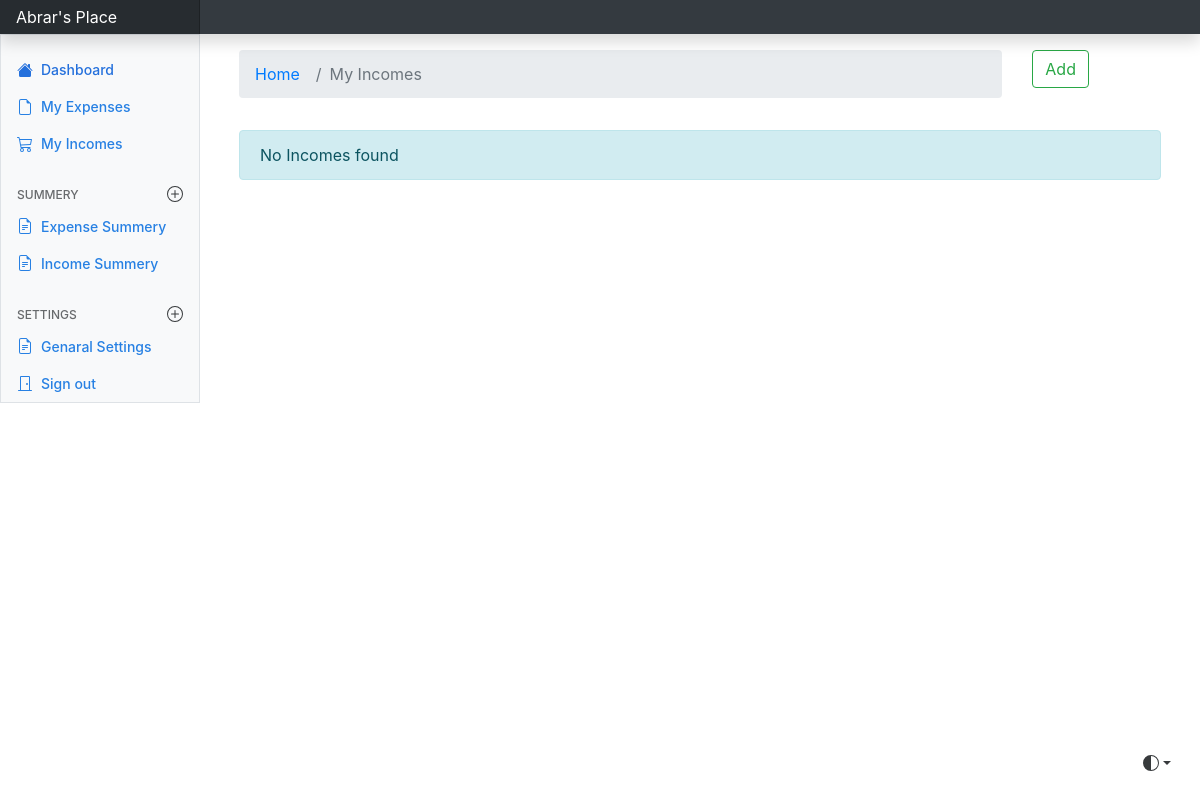
/income/income (signed in), run on an earlier commit of the app's database.
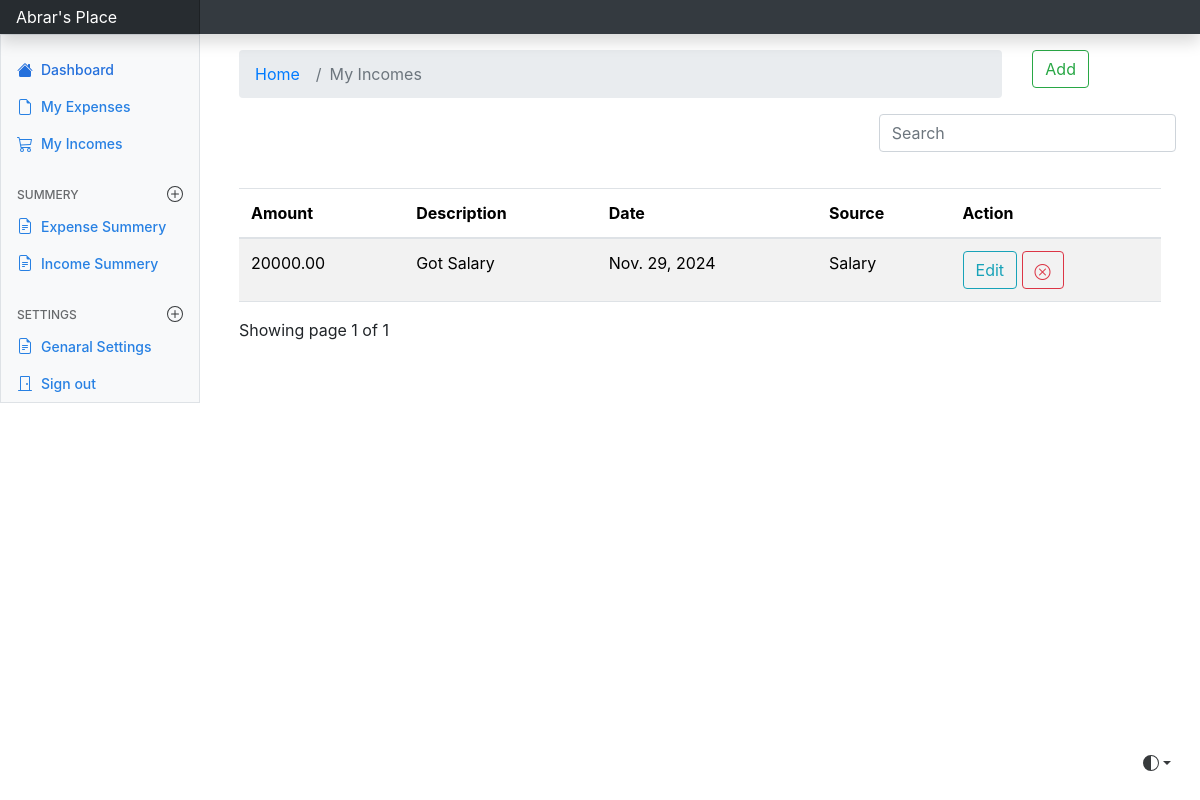
And on a later commit of the database.
### income/models.py (models this page shows, shortened)
class Add_income(models.Model):
    source_type = {
        "Salary": "Salary",
        "Business": "Business",
        "Loan": "Loan",
        "Other": "Other",
    }
    user = models.ForeignKey(settings.AUTH_USER_MODEL, on_delete=models.CASCADE, default=1)
    amount = models.DecimalField(max_digits=10, decimal_places=2)
    description = models.TextField()
    source = models.CharField(choices=list(source_type.items()), max_length=20)
    date = models.DateField()

### income/views.py (the view)
# urls.py: path('', views.index, name='index'),
@login_required(login_url='/authentication/')
def index(request):
    data = Add_income.objects.filter(user=request.user)
    currency = UserPreferences.objects.all()
    paginator = Paginator(data, 5)
    page_number = request.GET.get('page')
    page_obj = paginator.get_page(page_number)
    return render(request, 'income/index.html', {'data': data, 'page_obj': page_obj, 'currency': currency})

### templates/income/index.html (shortened to what this page needs)
{% extends "base.html" %}
{% load static %}
{% block content %}
<link rel="stylesheet" href="https://cdn.jsdelivr.net/npm/bootstrap@4.0.0/dist/css/bootstrap.min.css">
<link rel="stylesheet" href="https://cdn.jsdelivr.net/npm/bootstrap-icons@1.11.3/font/bootstrap-icons.min.css">
<div class ="container mt-3">
    <div class="row">
        <div class="col-md-10">
            <nav aria-label="breadcrumb">
                <ol class="breadcrumb">
                <li class="breadcrumb-item"><a href="{% url 'index' %}">Home</a></li>
                <li class="breadcrumb-item active" aria-current="page">My Incomes</li>
                </ol>
            </nav>
        </div>
        <div class="col-md-1">
            <a href="{% url 'add_income' %}" type="button" class="btn btn-outline-success">Add</a>
        </div>
    </div>
</div>
{% if data %}
<div class="row justify-content-end">
    <div class="col-md-4">
        <form method="GET">
            <div class="input-group mb-3">
                <input type="text" class="form-control" placeholder="Search" name="search" id="searchField" value="{{ request.GET.q }}">
            </div>
        </form>
    </div>
</div>
<div class="container" style="margin-top: 20px;">
    <div class="app-table">
        <table class="table table-striped">
            <thead>
                <tr>
                    <th scope="col">Amount </th>
                    <th scope="col">Description</th>
                    <th scope="col">Date</th>
                    <th scope="col">Source</th>
                    <th scope="col">Action</th>
                </tr>
            </thead>
            <tbody>
                {% for income in page_obj %}
                <tr>
                    <td>{{ income.amount }}</td>
                    <td>{{ income.description }}</td>
                    <td>{{ income.date }}</td>
                    <td>{{ income.source }}</td>
                    <td>
                        <a href="{% url 'edit_income' income.id %}" type="button" class="btn btn-outline-info">Edit</a>
                        <a href="{% url 'delete_income' income.id %}" class="btn btn-outline-danger"><i class="bi bi-x-circle"></i></a>
                    </td>
                </tr>
                {% endfor %}
            </tbody>
        </table>
    </div>
    <div class="pagination-container">
    <div class="">
        Showing page {{page_obj.number}} of {{page_obj.paginator.num_pages}}
    </div>
    </div>
</div>
{% else %}
    <div class="container mt-3">
        <div class="alert alert-info" role="alert">
            No Incomes found
        </div>
    </div>
{% endif %}
{% endblock content %}

What changed in the data, as far as the page shows it:
added Add_income: amount "20000.00", description "Got Salary", date "Nov. 29, 2024", source "Salary"
Also different on the page:
{{ page_obj.number }}: (not shown) → "1"
{{ page_obj.paginator.num_pages }}: (not shown) → "1"
text no longer shown: "No Incomes found"
text now shown: "Amount Description Date Source Action Showing page of"
